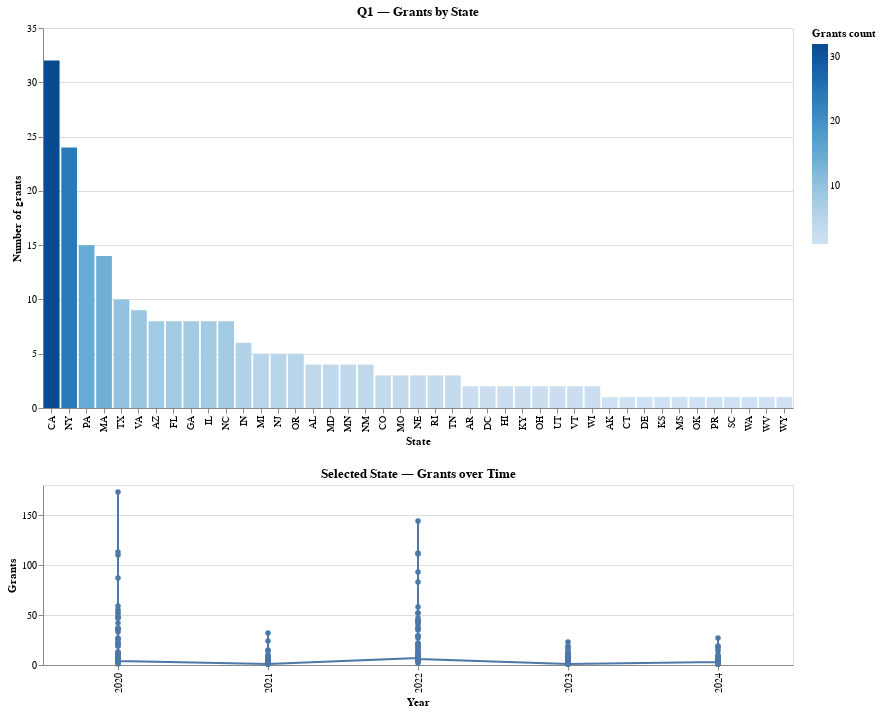

The cell this chart's notebook holds for it:
### Markdown cell above
## Q1: How are the grants distributed by states every year?

### Code cell
import altair as alt
import pandas as pd

# 0. ENSURE RENDERER IS CORRECT (Fixes the error)
alt.data_transformers.enable("default")

# 1. DATA PREPARATION
q1_df = (
    df_grants.groupby(["state", "year"])
    .agg(grants_count=("award_id", "count"), total_amount=("award_amount", "sum"))
    .reset_index()
)

# 2. CREATE SELECTIONS
# Define the missing year_selection
year_selection = alt.selection_point(
    fields=["year"],
    bind=alt.binding_select(
        options=sorted(q1_df["year"].unique()), name="Select Year: "
    ),
    value=[{"year": 2021}],  
)

state_click = alt.selection_point(fields=["state"], empty="all")

# 3. CREATE CHARTS
q1_bars = (
    alt.Chart(q1_df)
    .mark_bar()
    .encode(
        x=alt.X("state:N", sort="-y", title="State"),
        y=alt.Y("grants_count:Q", title="Number of grants"),
        color=alt.condition(
            state_click,
            alt.Color(
                "grants_count:Q", scale=alt.Scale(scheme="blues"), title="Grants count"
            ),
            alt.value("lightgray"),
        ),
        tooltip=[
            alt.Tooltip("state:N", title="State"),
            alt.Tooltip("grants_count:Q", title="Grants"),
            alt.Tooltip("total_amount:Q", title="Total amount ($)", format=",.0f"),
        ],
    )
    .add_params(year_selection, state_click)
    .transform_filter(year_selection)
    .properties(width=750, height=380, title="Q1 — Grants by State")
)

q1_state_trend = (
    alt.Chart(q1_df)
    .mark_line(point=True)
    .encode(
        x=alt.X("year:O", title="Year"),
        y=alt.Y("grants_count:Q", title="Grants"),
        tooltip=[
            alt.Tooltip("state:N"),
            alt.Tooltip("year:O"),
            alt.Tooltip("grants_count:Q", title="Grants"),
            alt.Tooltip("total_amount:Q", title="Total amount ($)", format=",.0f"),
        ],
    )
    .transform_filter(state_click)
    .properties(width=750, height=180, title="Selected State — Grants over Time")
)

# 4. DISPLAY
(q1_bars & q1_state_trend)

### Figure 1 — Vega-Lite specification as saved in the notebook (floating-point values rounded to 4 significant figures; data arrays with more than 128 entries replaced by an {"elided": "..."} marker saying what was removed)
{"config": {"view": {"continuousWidth": 300, "continuousHeight": 300}}, "vconcat": [{"mark": {"type": "bar"}, "encoding": {"color": {"condition": {"param": "param_4", "empty": true, "field": "grants_count", "scale": {"scheme": "blues"}, "title": "Grants count", "type": "quantitative"}, "value": "lightgray"}, "tooltip": [{"field": "state", "title": "State", "type": "nominal"}, {"field": "grants_count", "title": "Grants", "type": "quantitative"}, {"field": "total_amount", "format": ",.0f", "title": "Total amount ($)", "type": "quantitative"}], "x": {"field": "state", "sort": "-y", "title": "State", "type": "nominal"}, "y": {"field": "grants_count", "title": "Number of grants", "type": "quantitative"}}, "height": 380, "name": "view_1", "title": "Q1 — Grants by State", "transform": [{"filter": {"param": "param_3"}}], "width": 750}, {"mark": {"type": "line", "point": true}, "encoding": {"tooltip": [{"field": "state", "type": "nominal"}, {"field": "year", "type": "ordinal"}, {"field": "grants_count", "title": "Grants", "type": "quantitative"}, {"field": "total_amount", "format": ",.0f", "title": "Total amount ($)", "type": "quantitative"}], "x": {"field": "year", "title": "Year", "type": "ordinal"}, "y": {"field": "grants_count", "title": "Grants", "type": "quantitative"}}, "height": 180, "title": "Selected State — Grants over Time", "transform": [{"filter": {"param": "param_4", "empty": true}}], "width": 750}], "data": {"name": "data-9bec50a19bbb2e035120a0b16956914c"}, "params": [{"name": "param_3", "select": {"type": "point", "fields": ["year"]}, "bind": {"input": "select", "options": [2020.0, 2021.0, 2022.0, 2023.0, 2024.0], "name": "Select Year: "}, "value": [{"year": 2021}], "views": ["view_1"]}, {"name": "param_4", "select": {"type": "point", "fields": ["state"]}, "views": ["view_1"]}], "$schema": "https://vega.github.io/schema/vega-lite/v5.20.1.json", "datasets": {"data-9bec50a19bbb2e035120a0b16956914c": {"elided": "231 records"}}}
